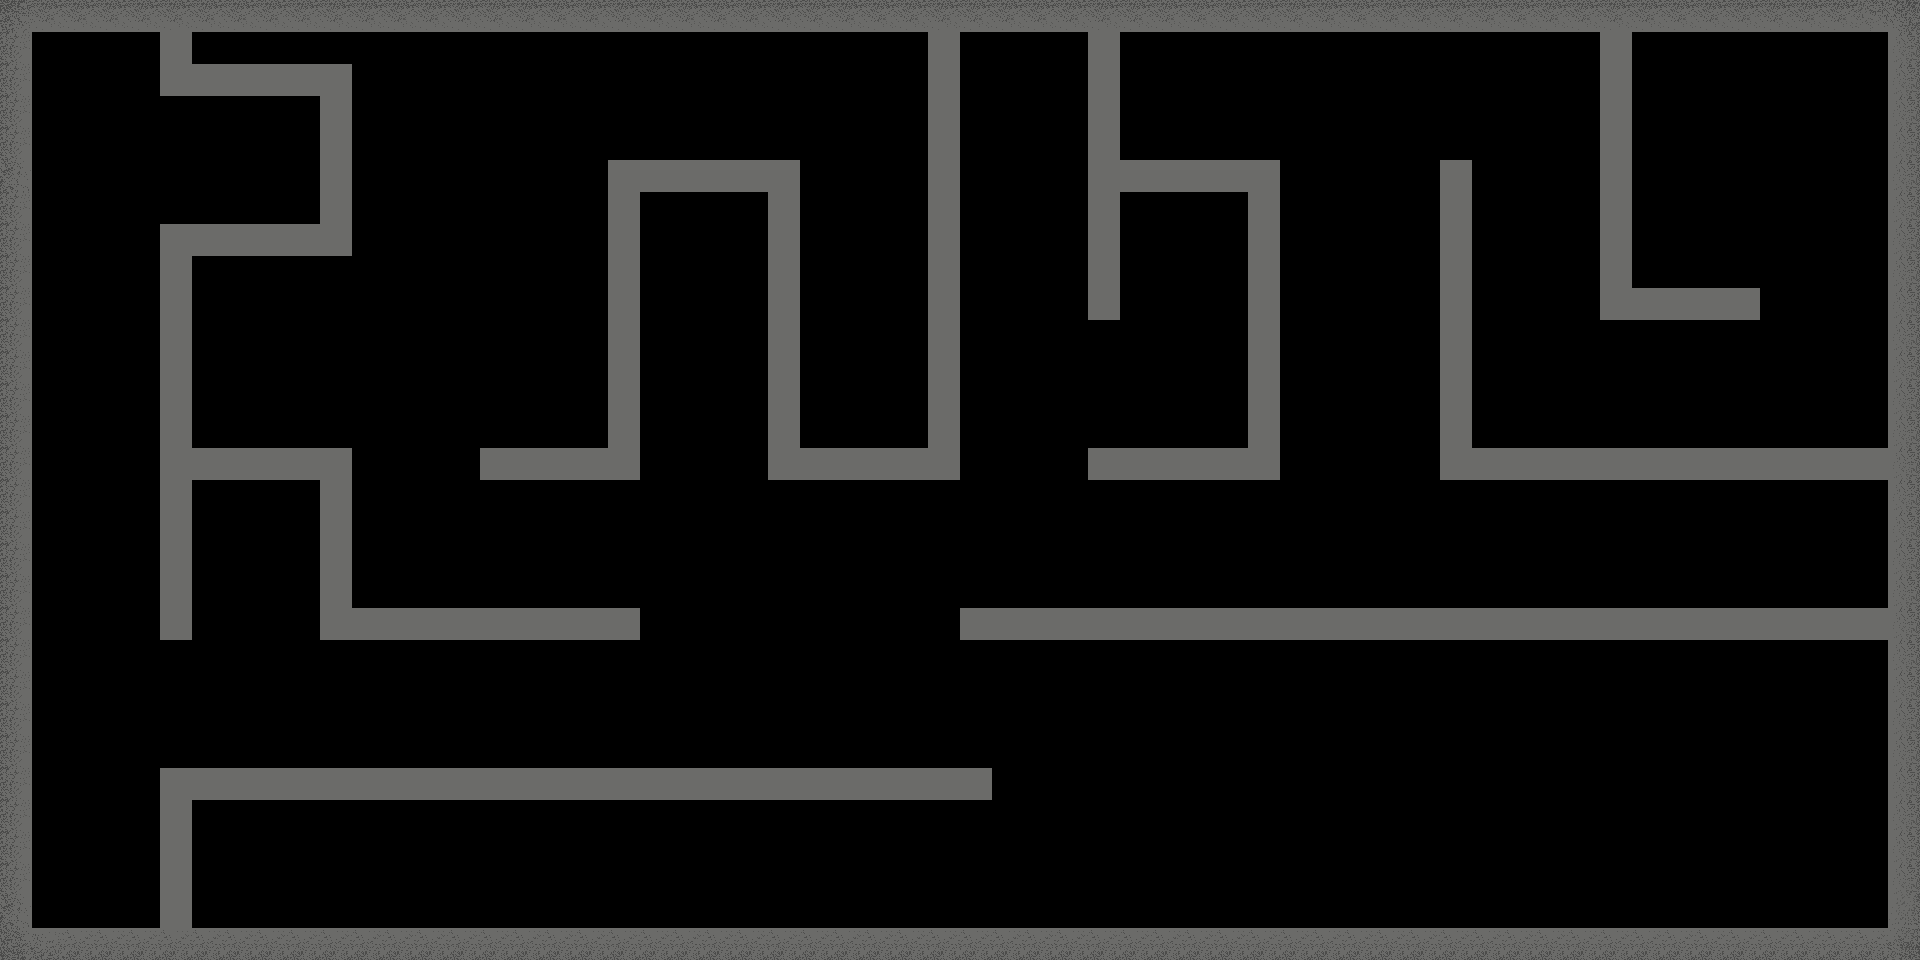

A 2D game scene composited from a Tiled map and its tileset images. What follows is a short description and the map's XML, with each tile layer's data collapsed to a summary:
An orthogonal 60x30 tile map with 32x32 px tiles, 1 tile layer (walls).

<map version="1.10" tiledversion="1.11.2" orientation="orthogonal" renderorder="right-down" width="60" height="30" tilewidth="32" tileheight="32" infinite="0" nextlayerid="2" nextobjectid="1">
 <tileset firstgid="1" source="assets/KPK_tiles_1.tsx" />
 <layer id="1" name="walls" width="60" height="30">
  <data>[1800 cells, 393 non-empty, 13 distinct tile ids]</data>
 </layer>
</map>
